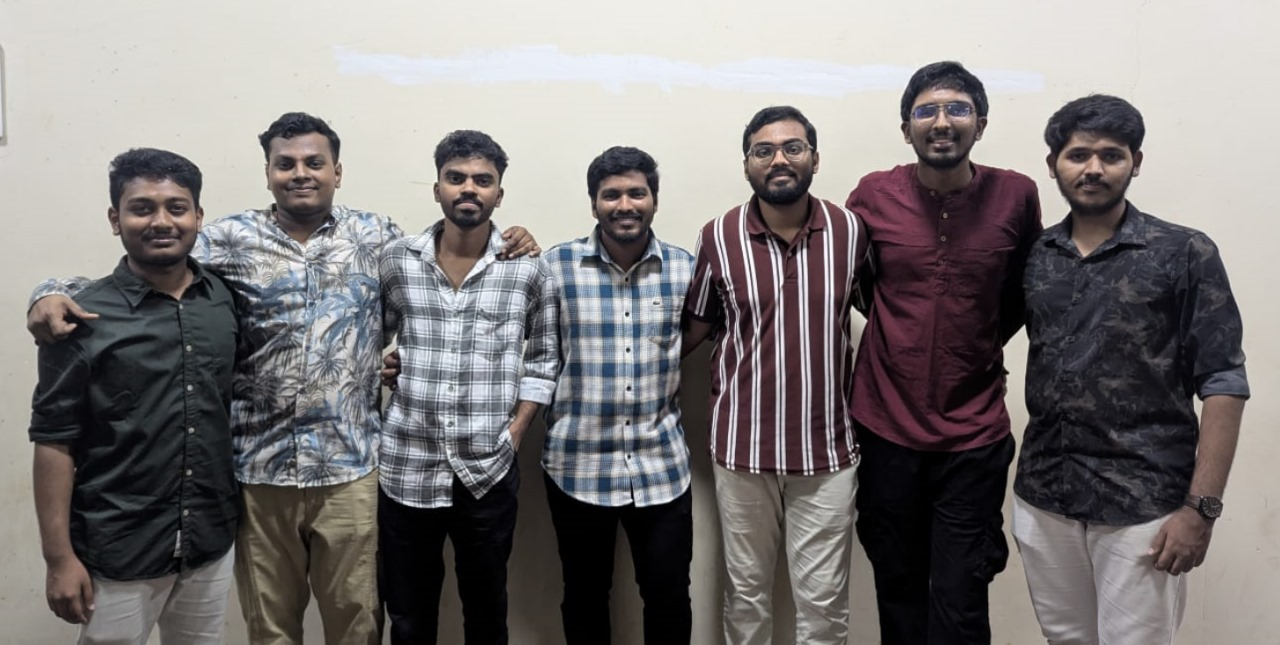
#> input picture DIP/test_photo.jpg, 1280 x 645 px, found by its file name
$ jupyter execute test.ipynb
#> lines starting #> are read from the running program, lines starting #| are printed output that depends on the picture
[cell 1]
import os, sys
from datetime import datetime
import numpy as np
import pandas as pd
import cv2
import matplotlib.pyplot as plt
import seaborn as sns
plt.rcParams["figure.figsize"] = (6, 4)
plt.rcParams["axes.grid"] = False

from skimage.feature import hog
from sklearn.svm import SVC
from sklearn.preprocessing import StandardScaler
from sklearn.pipeline import make_pipeline
from IPython.display import display, Image as IPImage, HTML

try:
    from tqdm import tqdm
except ImportError:
    tqdm = lambda x: x
KNOWN_FOLDER = r"C:\Users\ADMIN\Desktop\DIP\DIP\known_faces"
TEST_PATH   = r"C:\Users\ADMIN\Desktop\DIP\DIP\test_photo.jpg"

face_cascade = cv2.CascadeClassifier(
    cv2.data.haarcascades + "haarcascade_frontalface_default.xml"
)

if not os.path.isdir(KNOWN_FOLDER):
    print(f"Known folder not found: {KNOWN_FOLDER}")
else:
    print(f"Known folder found with {len(os.listdir(KNOWN_FOLDER))} entries")

if not os.path.isfile(TEST_PATH):
    print(f"Test image not found: {TEST_PATH}")
else:
    print(f"Test image ready: {TEST_PATH}")

[cell 2]
def detect_first_face(img, scaleFactor=1.3, minNeighbors=5):
    gray = cv2.cvtColor(img, cv2.COLOR_BGR2GRAY)
    faces = face_cascade.detectMultiScale(
        gray,
        scaleFactor=scaleFactor,
        minNeighbors=minNeighbors,
        minSize=(30, 30)
    )

    if len(faces) == 0:
        return None

    x, y, w, h = faces[0]
    h_img, w_img = gray.shape
    x1, y1 = max(0, x), max(0, y)
    x2, y2 = min(w_img, x + w), min(h_img, y + h)
    return gray[y1:y2, x1:x2]


def extract_hog_features(face, visualize=False):
    face_resized = cv2.resize(face, (64, 64))

    if visualize:
        feats, hog_image = hog(
            face_resized,
            orientations=9,
            pixels_per_cell=(8, 8),
            cells_per_block=(2, 2),
            block_norm='L2-Hys',
            visualize=True
        )
        return feats, hog_image

    feats = hog(
        face_resized,
        orientations=9,
        pixels_per_cell=(8, 8),
        cells_per_block=(2, 2),
        block_norm='L2-Hys',
        visualize=False
    )
    return feats


def show_gray_image(img, title=None, figsize=(3, 3)):
    plt.figure(figsize=figsize)
    plt.imshow(img, cmap='gray')
    plt.axis('off')
    if title:
        plt.title(str(title))
    plt.show()


def show_color_image_bgr(img_bgr, title=None, figsize=(6, 4)):
    """
    Display a color image (BGR → RGB) with an optional title.
    """
    img_rgb = cv2.cvtColor(img_bgr, cv2.COLOR_BGR2RGB)
    plt.figure(figsize=figsize)
    plt.imshow(img_rgb)
    plt.axis('off')
    if title:
        plt.title(str(title))
    plt.show()

print("Helper functions loaded successfully ")

[cell 3]
# Load test image
image = cv2.imread(TEST_PATH)
#> image is the input picture: shape (645, 1280, 3); mean B, G, R 121.2, 121.2, 125.3

if image is None:
    raise FileNotFoundError(f"Could not load image from: {TEST_PATH}")
else:
    print(f"Loaded test image: {TEST_PATH}")
    print(f"Image shape: {image.shape}")
#| Image shape: (645, 1280, 3)

# Original image
show_color_image_bgr(image, "Original Image")

# Grayscale conversion
gray = cv2.cvtColor(image, cv2.COLOR_BGR2GRAY)
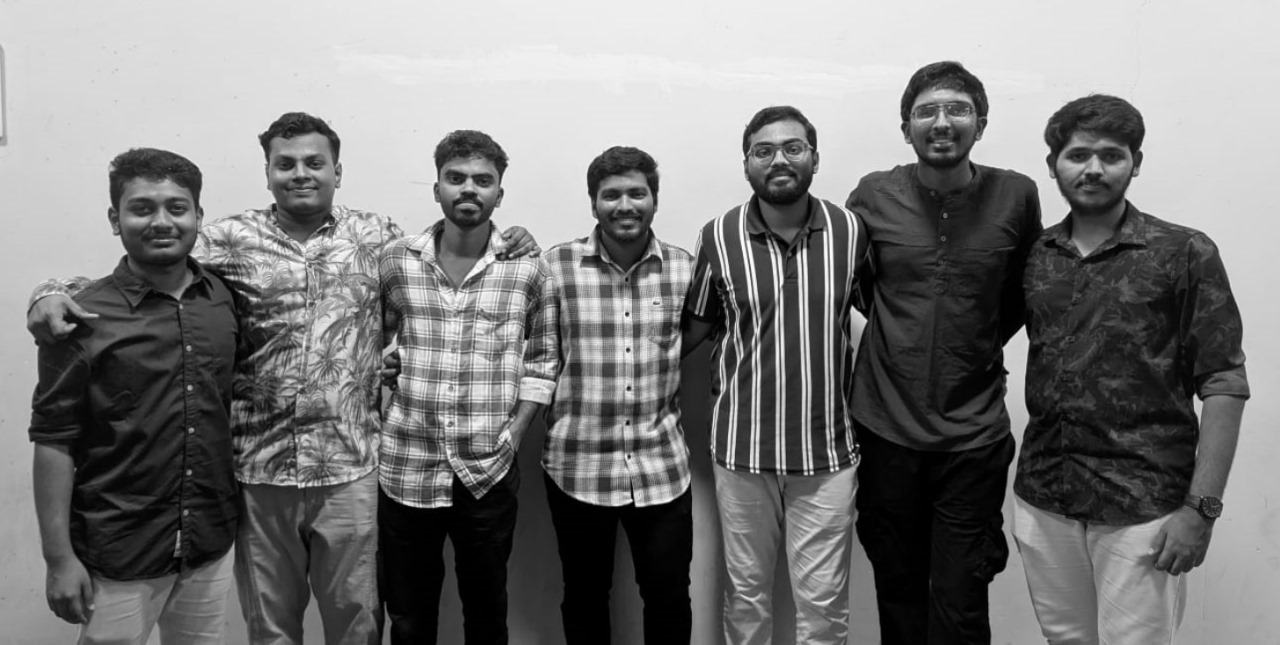
#> gray: shape (645, 1280); min 0, max 255, mean 122.4
show_gray_image(gray, "Grayscale Image")

# Histogram Equalization (contrast enhancement)
equalized = cv2.equalizeHist(gray)
show_gray_image(equalized, "Histogram Equalized Image")

# Gaussian Blur (noise reduction)
blurred = cv2.GaussianBlur(equalized, (5, 5), 0)
show_gray_image(blurred, "Noise Reduced (Gaussian Blur)")

# Save intermediate results for report
cv2.imwrite("1_original.jpg", image)
cv2.imwrite("2_grayscale.jpg", gray)
cv2.imwrite("3_equalized.jpg", equalized)
cv2.imwrite("4_blurred.jpg", blurred)

print("Pre-processing completed — intermediate images saved")
